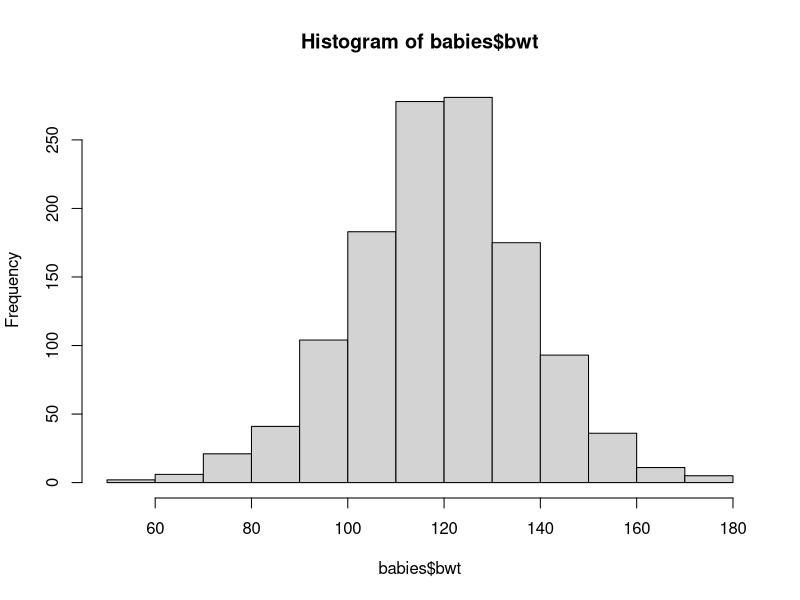
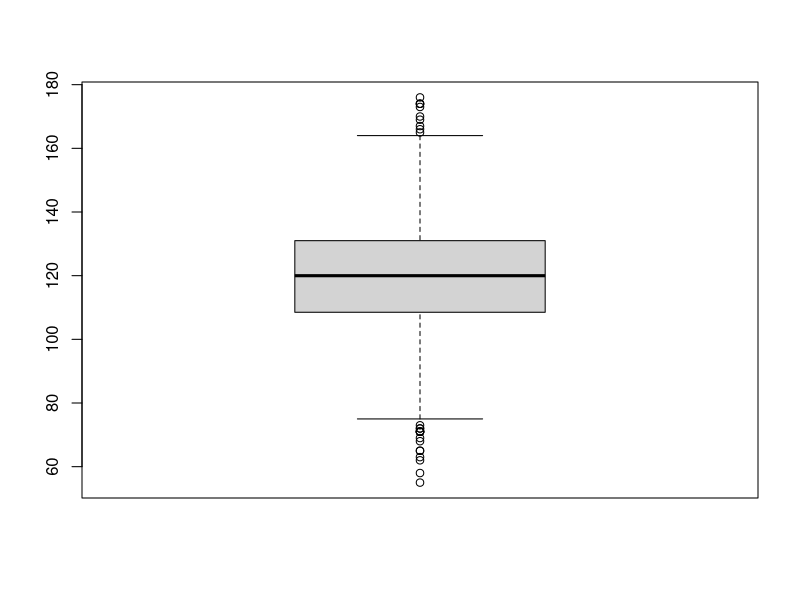
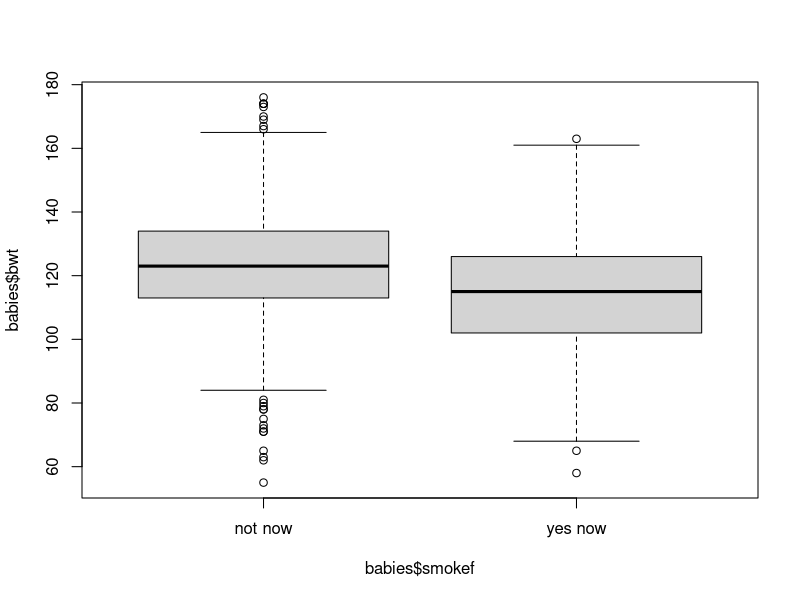
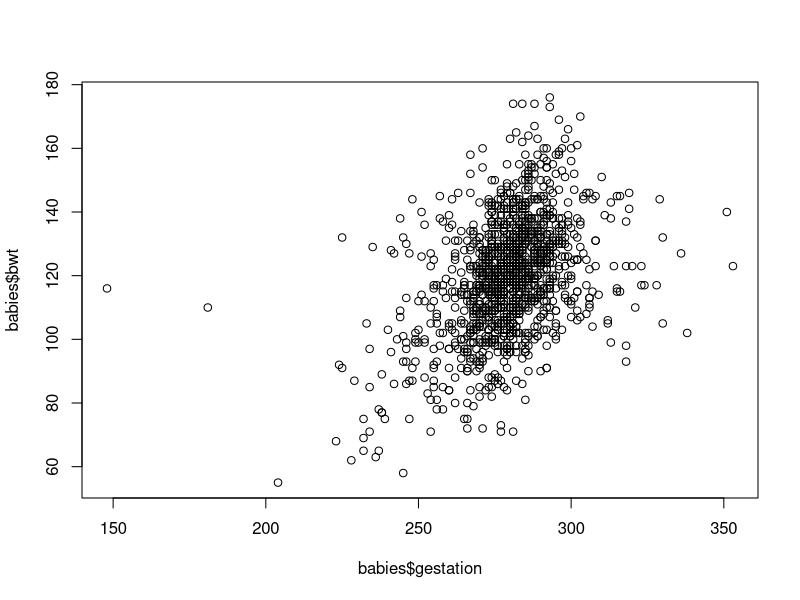
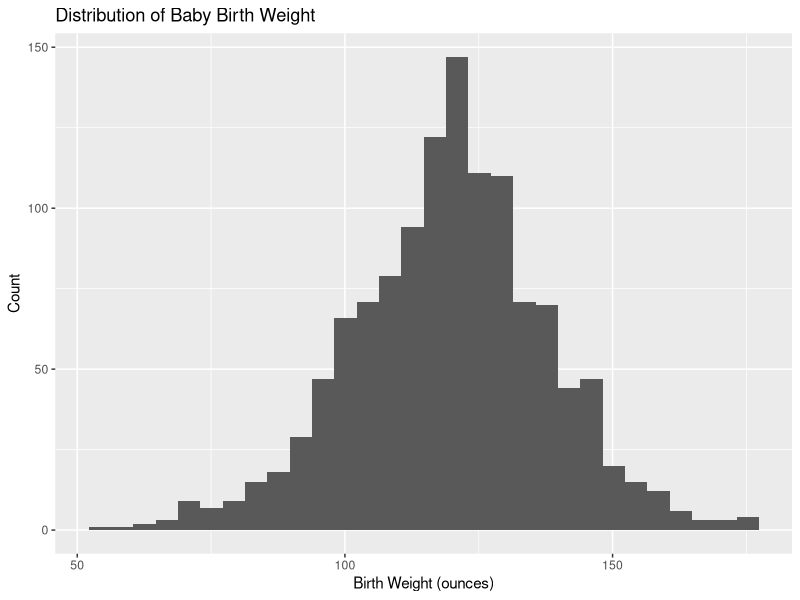
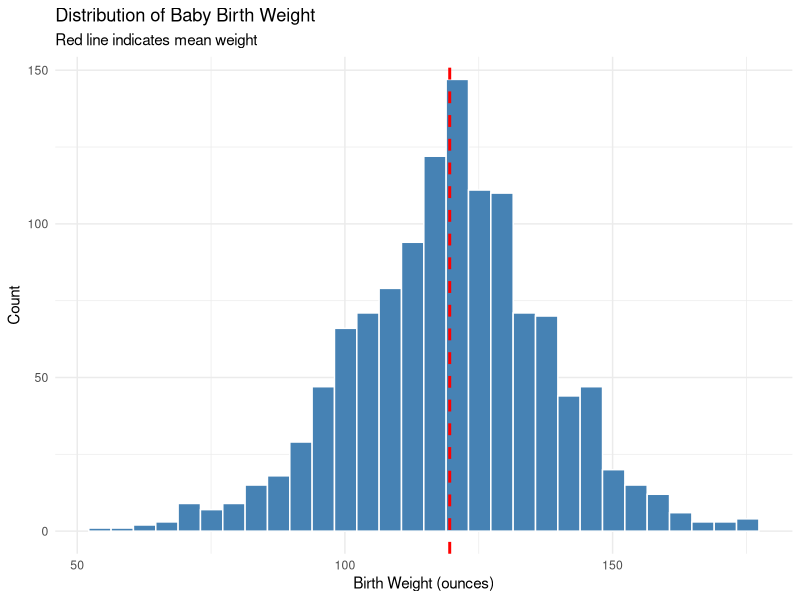
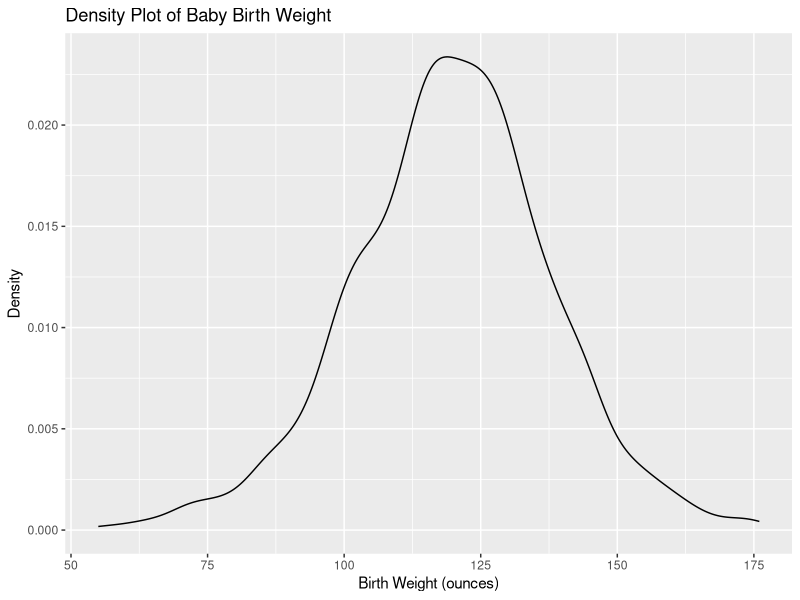
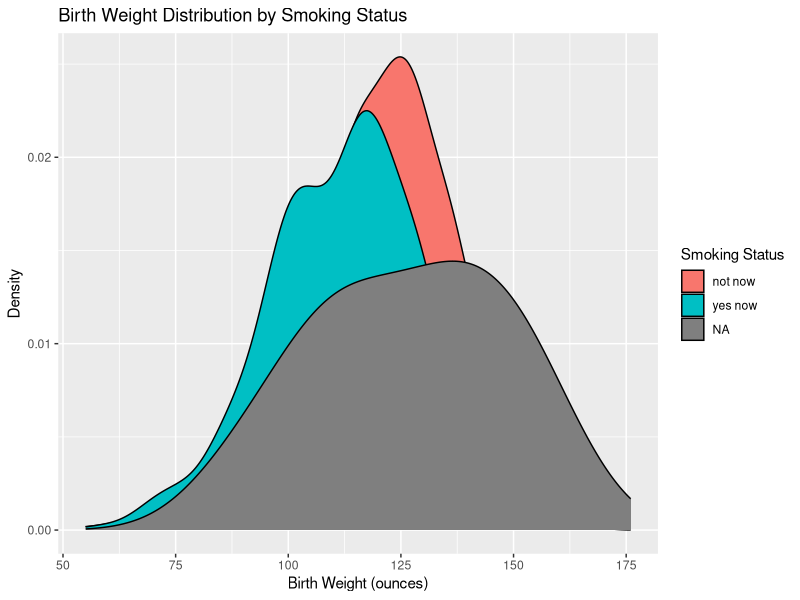

Write the R code that produced these figures, in order.
# ==============================================================================
# Lab 2: Summarizing and Visualizing Data - R Code
# ==============================================================================

# ------------------------------------------------------------------------------
# Setup and Package Loading
# ------------------------------------------------------------------------------

# Load tidyverse
library(tidyverse)

# ------------------------------------------------------------------------------
# Importing the Data
# ------------------------------------------------------------------------------

# Set working directory (change to your folder)
#setwd("~/Desktop/DATASCI_100/Lab_Datasets/")

# Import data using tidyverse
babies <- read_table("babies.txt")

# Alternative: Base R approach
# babies <- read.table("babies.txt", header = TRUE)

# ------------------------------------------------------------------------------
# Exploring Data Structure
# ------------------------------------------------------------------------------

# View first few rows
head(babies)

# Get a glimpse of the data structure
glimpse(babies)

# View the data
View(babies)

# Get dimensions
dim(babies)

# Check structure
str(babies)

# Basic summary
summary(babies)

# ------------------------------------------------------------------------------
# Creating Factor Variables
# ------------------------------------------------------------------------------

# Tidyverse approach - create both factor variables at once
babies <- babies %>%
  mutate(
    parityf = factor(parity, labels = c("first born", "otherwise")),
    smokef = factor(smoke, labels = c("not now", "yes now"))
  )

# Base R approach
# babies$parityf <- factor(babies$parity, labels = c("first born", "otherwise"))
# babies$smokef <- factor(babies$smoke, labels = c("not now", "yes now"))

# Verify the changes
glimpse(babies)
summary(babies)

# ------------------------------------------------------------------------------
# Summarizing Numeric Variables
# ------------------------------------------------------------------------------

# Single variable summaries
summary(babies$bwt)
mean(babies$gestation)
mean(babies$bwt, na.rm = TRUE)
sd(babies$bwt, na.rm = TRUE)
median(babies$bwt, na.rm = TRUE)
IQR(babies$bwt, na.rm = TRUE)
min(babies$bwt, na.rm = TRUE)
max(babies$bwt, na.rm = TRUE)

# Multiple statistics with tidyverse
babies %>%
  summarize(
    mean_bwt = mean(bwt, na.rm = TRUE),
    sd_bwt = sd(bwt, na.rm = TRUE),
    median_bwt = median(bwt, na.rm = TRUE),
    iqr_bwt = IQR(bwt, na.rm = TRUE),
    min_bwt = min(bwt, na.rm = TRUE),
    max_bwt = max(bwt, na.rm = TRUE),
    n = n()
  )

# ------------------------------------------------------------------------------
# Grouped Summaries
# ------------------------------------------------------------------------------

# Base R approach using tapply()
tapply(X = babies$bwt, INDEX = babies$smokef, FUN = mean, na.rm = TRUE)
tapply(X = babies$bwt, INDEX = babies$smokef, FUN = sd, na.rm = TRUE)

babies %>%
  group_by(smokef) %>%
  summarize(
    mean_bwt = mean(bwt, na.rm = TRUE),
    sd_bwt = sd(bwt, na.rm = TRUE)
  )
# ------------------------------------------------------------------------------
# Base R Visualizations - Numeric Variables
# ------------------------------------------------------------------------------

# Histogram
hist(babies$bwt)

# Boxplot
boxplot(babies$bwt)

# Side-by-side boxplots
boxplot(babies$bwt ~ babies$smokef)

# Scatterplot
plot(babies$gestation, babies$bwt)

# ------------------------------------------------------------------------------
# ggplot2 Visualizations - Histograms
# ------------------------------------------------------------------------------

# Basic histogram
babies %>%
  ggplot(aes(x = bwt)) +
  geom_histogram(bins = 30) +
  labs(
    title = "Distribution of Baby Birth Weight",
    x = "Birth Weight (ounces)",
    y = "Count"
  )

# Histogram with mean line
babies %>%
  ggplot(aes(x = bwt)) +
  geom_histogram(bins = 30, fill = "steelblue", color = "white") +
  geom_vline(aes(xintercept = mean(bwt, na.rm = TRUE)), 
             color = "red", linetype = "dashed", size = 1) +
  labs(
    title = "Distribution of Baby Birth Weight",
    subtitle = "Red line indicates mean weight",
    x = "Birth Weight (ounces)",
    y = "Count"
  ) +
  theme_minimal()

# ------------------------------------------------------------------------------
# ggplot2 Visualizations - Density Plots
# ------------------------------------------------------------------------------

# Basic density plot
babies %>%
  ggplot(aes(x = bwt)) +
  geom_density() +
  labs(
    title = "Density Plot of Baby Birth Weight",
    x = "Birth Weight (ounces)",
    y = "Density"
  )

# Overlapping density plots
babies %>%
  ggplot(aes(x = bwt, fill = smokef)) +
  geom_density() +
  labs(
    title = "Birth Weight Distribution by Smoking Status",
    x = "Birth Weight (ounces)",
    y = "Density",
    fill = "Smoking Status"
  )

# ------------------------------------------------------------------------------
# ggplot2 Visualizations - Boxplots
# ------------------------------------------------------------------------------

# Single boxplot
babies %>%
  ggplot(aes(y = bwt)) +
  geom_boxplot() +
  labs(
    title = "Distribution of Baby Birth Weight",
    y = "Birth Weight (ounces)"
  ) 

# Side-by-side boxplots
babies %>%
  ggplot(aes(x = smokef, y = bwt, fill = smokef)) +
  geom_boxplot() +
  labs(
    title = "Birth Weight by Smoking Status",
    x = "Smoking Status",
    y = "Birth Weight (ounces)"
  )

# Boxplots by two factors
babies %>%
  ggplot(aes(x = parityf, y = bwt, fill = smokef)) +
  geom_boxplot() +
  labs(
    title = "Birth Weight by Parity and Smoking Status",
    x = "Parity",
    y = "Birth Weight (ounces)",
    fill = "Smoking Status"
  )

# ------------------------------------------------------------------------------
# Summarizing Categorical Variables
# ------------------------------------------------------------------------------

# Base R approach
table(babies$smokef)

# Store the table
smk.tab <- table(babies$smokef)

# Add margins
addmargins(smk.tab)

# Calculate proportions
prop.table(smk.tab)

# Tidyverse approach - count
babies %>%
  count(smokef)

# Count with proportions
babies %>%
  count(smokef) %>%
  mutate(proportion = n / sum(n))

# Detailed summary with percentages
babies %>%
  count(smokef) %>%
  mutate(
    proportion = n / sum(n),
    percentage = proportion * 100
  )

# ------------------------------------------------------------------------------
# Two-Way Contingency Tables
# ------------------------------------------------------------------------------

# Base R approach
table(babies$smokef, babies$parityf)

# Store the table
smk.par.tab <- table(babies$smokef, babies$parityf)

# Add margins
addmargins(smk.par.tab)

# Overall proportions
prop.table(smk.par.tab)

# Row proportions
prop.table(smk.par.tab, margin = 1)

# Column proportions
prop.table(smk.par.tab, margin = 2)

# Tidyverse approach
babies %>%
  count(smokef, parityf)

# Add overall proportions
babies %>%
  count(smokef, parityf) %>%
  mutate(proportion = n / sum(n))

# Group-wise proportions (by smoking status - row proportions)
babies %>%
  group_by(smokef) %>%
  count(parityf) %>%
  mutate(proportion = n / sum(n))

# Group-wise proportions (by parity - column proportions)
babies %>%
  group_by(parityf) %>%
  count(smokef) %>%
  mutate(proportion = n / sum(n))

# Create wider format table
babies %>%
  count(smokef, parityf) %>%
  pivot_wider(names_from = parityf, values_from = n)

# ------------------------------------------------------------------------------
# ggplot2 Bar Charts
# ------------------------------------------------------------------------------

# Single variable bar chart
babies %>%
  ggplot(aes(x = smokef, fill = smokef)) +
  geom_bar() +
  labs(
    title = "Distribution of Smoking Status",
    x = "Smoking Status",
    y = "Count"
  )

# Grouped bar chart (side-by-side)
babies %>%
  ggplot(aes(x = parityf, fill = smokef)) +
  geom_bar(position = "dodge") +
  labs(
    title = "Smoking Status by Parity",
    x = "Parity",
    y = "Count",
    fill = "Smoking Status"
  )

# Stacked bar chart with counts
babies %>%
  ggplot(aes(x = parityf, fill = smokef)) +
  geom_bar(position = "stack") +
  labs(
    title = "Smoking Status by Parity (Stacked)",
    x = "Parity",
    y = "Count",
    fill = "Smoking Status"
  )

# Stacked proportional bar chart
babies %>%
  count(parityf, smokef) %>%
  group_by(parityf) %>%
  mutate(proportion = n / sum(n)) %>%
  ggplot(aes(x = parityf, y = proportion, fill = smokef)) +
  geom_col() +
  labs(
    title = "Proportion of Smoking Status by Parity",
    x = "Parity",
    y = "Proportion",
    fill = "Smoking Status"
  )

# ------------------------------------------------------------------------------
# End of Lab 2 Code
# ------------------------------------------------------------------------------
